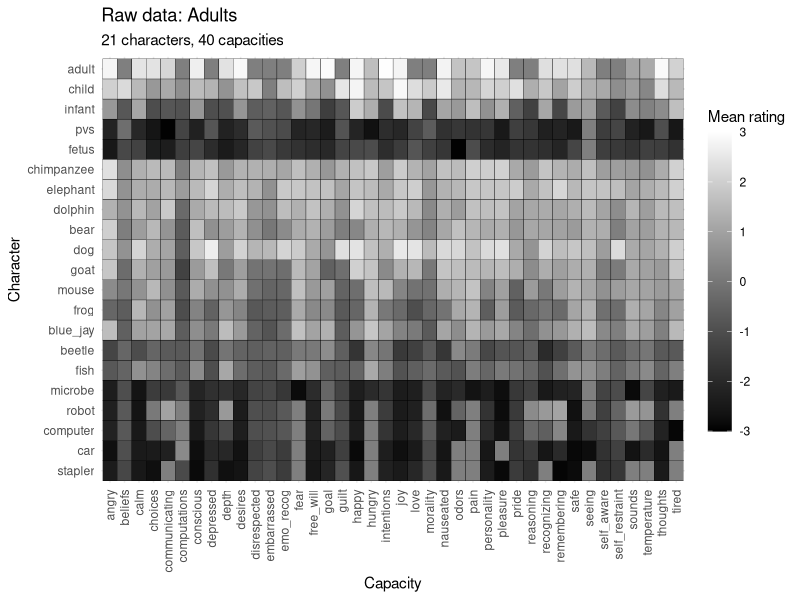
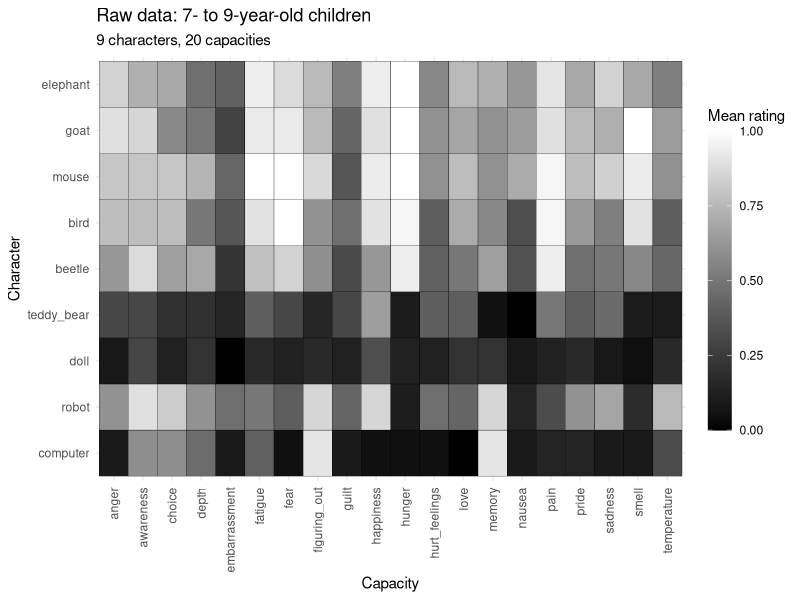
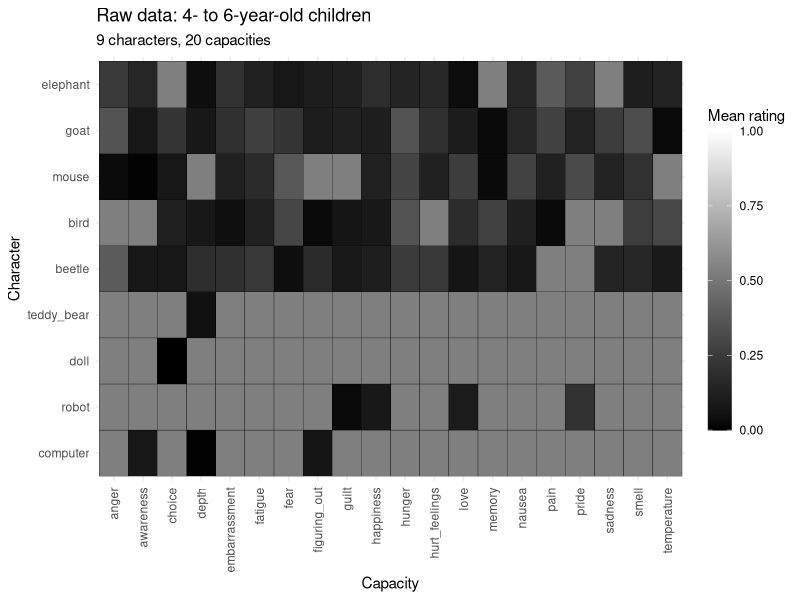
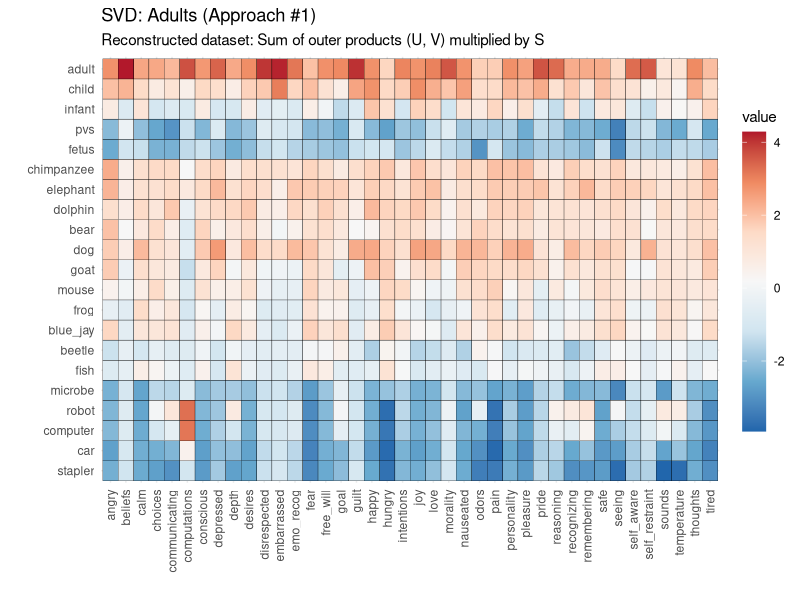
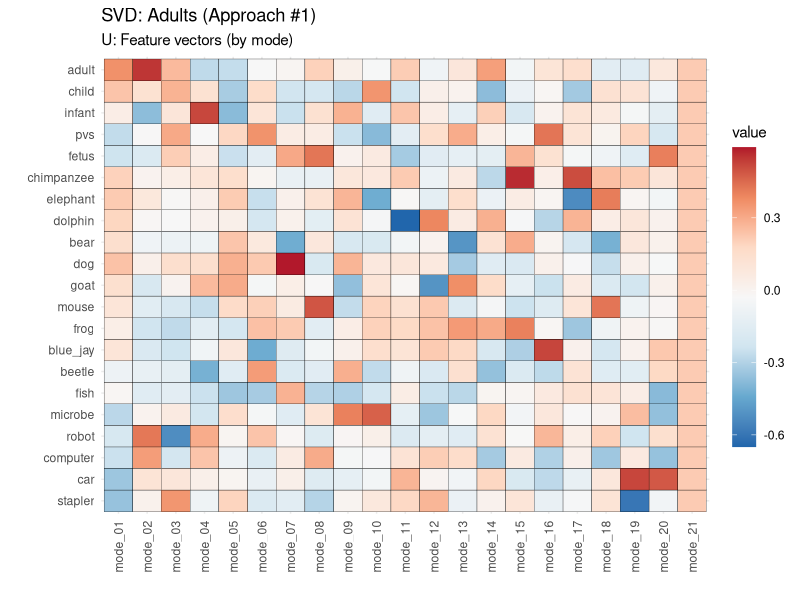
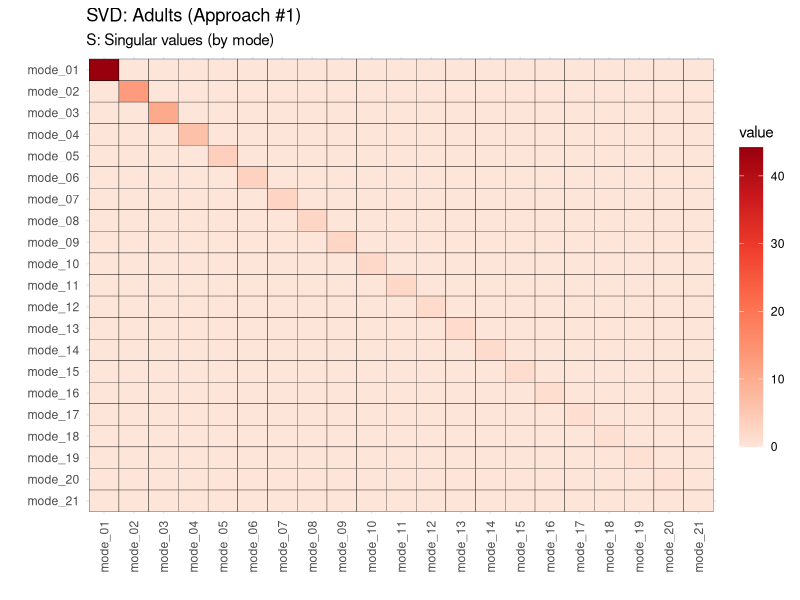
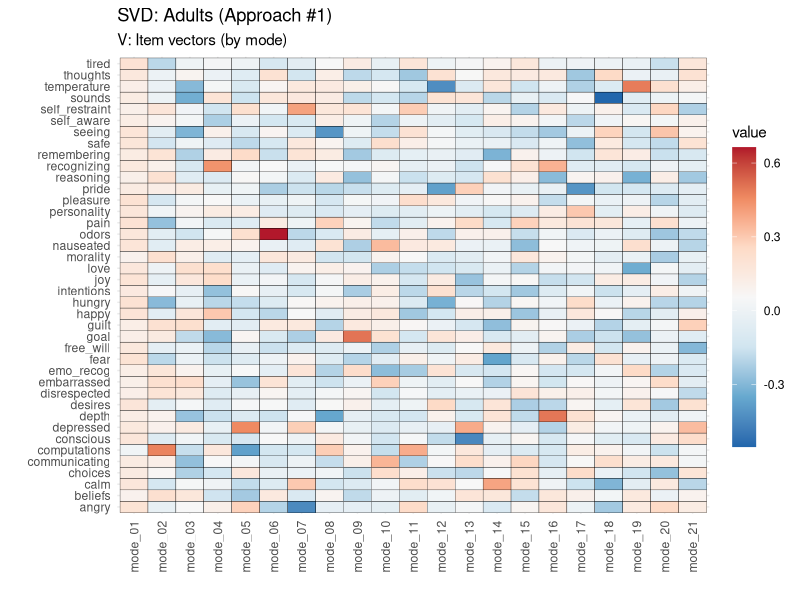
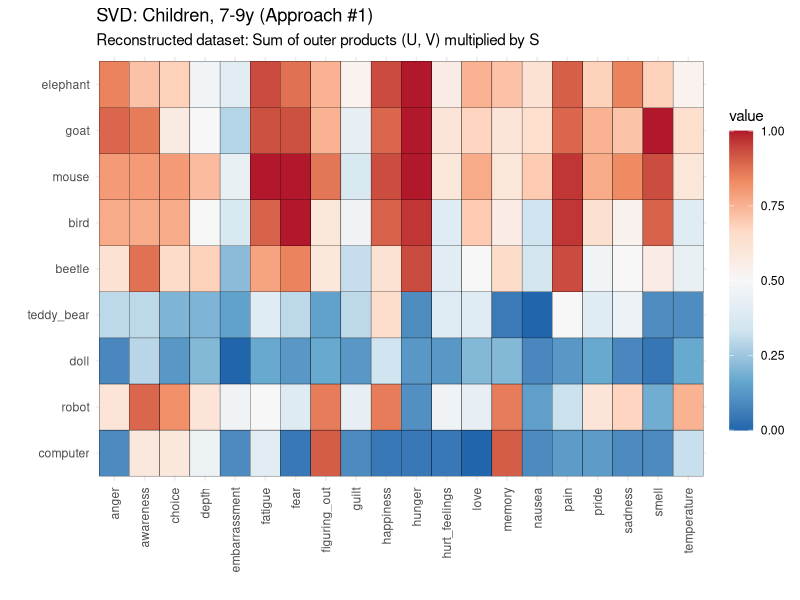

Reproduce these figures in R, in order.
## ---- chunk 1
knitr::opts_chunk$set(echo = FALSE, message = FALSE)
## ---- chunk 2
library(tidyverse)
library(rms)
## ---- chunk 3
setwd("/Users/kweisman/Documents/Research (Stanford)/Projects/Dimkid_svd/dimkid_svd/")

# import data
d_ad <- read.csv("./data/means_adults.csv") %>% 
  mutate(X = ifelse(grepl("vegetative", X), "pvs", as.character(X)),
         X = factor(X,
                    levels = c("stapler", "car", "computer", "robot", "microbe",
                               "fish", "beetle", "blue_jay", "frog", "mouse",
                               "goat", "dog", "bear", "dolphin", "elephant",
                               "chimpanzee", "fetus", "pvs", "infant", "child",
                               "adult"))) %>%
                    # levels = c("adult", "child", "infant", "pvs", "fetus",
                    #            "chimpanzee", "elephant", "dolphin", "bear",
                    #            "dog", "goat", "mouse", "frog", "blue_jay",
                    #            "beetle", "fish", "microbe", "robot", "computer",
                    #            "car", "stapler"))) %>%
  rename(character = X) %>%
  arrange(character)

d_79 <- read.csv("./data/means_79y.csv") %>% 
  mutate(X = factor(X,
                    levels = c("computer", "robot", "doll", "teddy_bear",
                               "beetle", "bird", "mouse", "goat", 
                               "elephant"))) %>%
                    # levels = c("elephant", "goat", "mouse", "bird", "beetle",
                    #            "teddy_bear", "doll", "robot", "computer"))) %>%
  rename(character = X) %>%
  arrange(character)

d_46 <- read.csv("./data/means_46y.csv") %>%
  mutate(X = factor(X,
                    levels = c("computer", "robot", "doll", "teddy_bear",
                               "beetle", "bird", "mouse", "goat", 
                               "elephant"))) %>%
                    # levels = c("elephant", "goat", "mouse", "bird", "beetle",
                    #            "teddy_bear", "doll", "robot", "computer"))) %>%
  rename(character = X) %>%
  arrange(character)
## ---- chunk 4
# set item and property names
capacity_names_ad <- names(d_ad[-1])
character_names_ad <- levels(d_ad$character)

capacity_names_ch <- names(d_79[-1])
character_names_ch <- levels(d_79$character)
## ---- chunk 5
plot_U_fun <- function(svd,
                       age_group = c("adults", "children"),
                       transpose = c(FALSE, TRUE),
                       multiply = c(FALSE, TRUE)){

  if(transpose == FALSE) {
    if(age_group == "adults"){y_names <- character_names_ad}
    if(age_group == "children"){y_names <- character_names_ch}
  } else if(transpose == TRUE) {
    if(age_group == "adults"){y_names <- capacity_names_ad}
    if(age_group == "children"){y_names <- capacity_names_ch}
  }  
  
  S <- svd$d

  U <- svd$u %>% 
    data.frame() %>%
    rownames_to_column("property") %>%
    mutate(property = as.numeric(property),
           property = factor(property, labels = y_names)) %>%
    gather(mode, value, -property) %>%
    mutate(mode = as.numeric(as.character(gsub("X", "", mode))),
           mode = ifelse(mode < 10, paste0("mode_0", as.character(mode)), 
                         paste0("mode_", as.character(mode)))) 
  
  if(multiply){
      UxS <- U %>%
        mutate(S = factor(mode, labels = S),
               S = as.numeric(as.character(S)),
               value = value * S)
  }
  
  plot <- ggplot(U, aes(x = mode, y = property, fill = value)) +
    geom_tile(color = "black") +
    # geom_text(aes(label = format(round(value, 2), nsmall = 2)), size = 3) +
    scale_fill_distiller(palette = "RdBu", direction = -1,
                         guide = guide_colorbar(barheight = 15)) +
    theme_minimal() +
    theme(axis.text.x = element_text(angle = 90, hjust = 1, vjust = 0.5))
  
  return(plot)
}

plot_S_fun <- function(svd){
  
  S <- diag(x = svd$d, nrow = length(svd$d), ncol = length(svd$d)) %>%
    data.frame() %>%
    rownames_to_column("modeA") %>%
    gather(modeB, value, -modeA) %>%
    mutate(modeA = ifelse(as.numeric(modeA) < 10, 
                          paste0("mode_0", as.character(modeA)), 
                          paste0("mode_", as.character(modeA))),
           modeB = gsub("X", "", modeB),
           modeB = ifelse(as.numeric(modeB) < 10,
                          paste0("mode_0", as.character(modeB)),
                          paste0("mode_", as.character(modeB))))
  
  plot <- ggplot(S, aes(x = modeA, 
                        y = reorder(modeB, desc(modeB)), 
                        fill = value)) +
    geom_tile(color = "black") +
    # geom_text(aes(label = format(round(value, 2), nsmall = 2)), size = 3) +
    scale_fill_distiller(palette = "Reds", direction = 1,
                         guide = guide_colorbar(barheight = 15)) +
    theme_minimal() +
    theme(axis.text.x = element_text(angle = 90, hjust = 1, vjust = 0.5))
  
  return(plot)
}

plot_V_fun <- function(svd,
                       age_group = c("adults", "children"),
                       transpose = c(FALSE, TRUE),
                       multiply = c(FALSE, TRUE)){

  if(transpose == FALSE) {
    if(age_group == "adults"){y_names <- capacity_names_ad}
    if(age_group == "children"){y_names <- capacity_names_ch}
  } else if(transpose == TRUE) {
    if(age_group == "adults"){y_names <- character_names_ad}
    if(age_group == "children"){y_names <- character_names_ch}
  }
  
  S <- svd$d

  V <- svd$v %>% 
    data.frame() %>%
    rownames_to_column("item") %>%
    mutate(item = as.numeric(item),
           item = factor(item, labels = y_names)) %>%
    gather(mode, value, -item) %>%
    mutate(mode = as.numeric(as.character(gsub("X", "", mode))),
           mode = ifelse(mode < 10, paste0("mode_0", as.character(mode)), 
                         paste0("mode_", as.character(mode)))) 
  
  if(multiply){
      VxS <- V %>%
        mutate(S = factor(mode, labels = S),
               S = as.numeric(as.character(S)),
               value = value * S)
  }
  
  plot <- ggplot(V, aes(x = mode, y = item, fill = value)) +
    geom_tile(color = "black") +
    # geom_text(aes(label = format(round(value, 2), nsmall = 2)), size = 3) +
    scale_fill_distiller(palette = "RdBu", direction = -1,
                         guide = guide_colorbar(barheight = 15)) +
    theme_minimal() +
    theme(axis.text.x = element_text(angle = 90, hjust = 1, vjust = 0.5))
  
  return(plot)
}

plot_reconstruct_fun <- function(svd, 
                       age_group = c("adults", "children"),
                       transpose = c(FALSE, TRUE)){

  if(transpose == FALSE) {
    if(age_group == "adults"){
      x_names <- capacity_names_ad
      y_names <- character_names_ad
    }
    if(age_group == "children"){
      x_names <- capacity_names_ch
      y_names <- character_names_ch
    }
  } else if(transpose == TRUE) {
    if(age_group == "adults"){
      x_names <- character_names_ad
      y_names <- capacity_names_ad
    }
    if(age_group == "children"){
      x_names <- character_names_ch
      y_names <- capacity_names_ch
    }
  }
  
  # calculate outer products, multiply by singular value
  OP <- list()
  for(i in 1:length(svd$d)){
    OP[[i]] <- outer(svd$u[,i], svd$v[,i]) * svd$d[i]
  }
  
  # add together
  OP_sum <- Reduce("+", OP) %>%
    data.frame() %>%
    rownames_to_column("character") %>%
    mutate(character = factor(as.numeric(character), 
                              labels = y_names)) %>%
    gather(capacity, value, -character) %>%
    mutate(capacity = gsub("X", "", capacity),
           capacity = factor(as.numeric(capacity),
                             labels = x_names))
  
  
  plot <- ggplot(OP_sum, aes(x = capacity, y = character, fill = value)) +
    geom_tile(color = "black") +
    # geom_text(aes(label = format(round(value, 2), nsmall = 2)), size = 3) +
    scale_fill_distiller(palette = "RdBu", direction = -1,
                         guide = guide_colorbar(barheight = 15)) +
    theme_minimal() +
    theme(axis.text.x = element_text(angle = 90, hjust = 1, vjust = 0.5))
  
  return(plot)
}
## ---- chunk 6
d_ad %>%
  gather(capacity, mean_rating, -character) %>%
  ggplot(aes(x = capacity, y = character, fill = mean_rating)) +
  geom_tile(color = "black") +
  scale_fill_gradient(low = "black", high = "white", limits = c(-3, 3),
                      guide = guide_colorbar(barheight = 15)) +
  theme_minimal() +
  theme(axis.text.x = element_text(angle = 90, hjust = 1, vjust = 0.5)) +
  labs(title = "Raw data: Adults",
       subtitle = "21 characters, 40 capacities",
       x = "Capacity",
       y = "Character",
       fill = "Mean rating")
## ---- chunk 7
d_79 %>%
  gather(capacity, mean_rating, -character) %>%
  ggplot(aes(x = capacity, y = character, fill = mean_rating)) +
  geom_tile(color = "black") +
  scale_fill_gradient(low = "black", high = "white", limits = c(0, 1),
                      guide = guide_colorbar(barheight = 15)) +
  theme_minimal() +
  theme(axis.text.x = element_text(angle = 90, hjust = 1, vjust = 0.5)) +
  labs(title = "Raw data: 7- to 9-year-old children",
       subtitle = "9 characters, 20 capacities",
       x = "Capacity",
       y = "Character",
       fill = "Mean rating")
## ---- chunk 8
d_46 %>%
  gather(capacity, mean_rating, -character) %>%
  ggplot(aes(x = capacity, y = character, fill = mean_rating)) +
  geom_tile(color = "black") +
  scale_fill_gradient(low = "black", high = "white", limits = c(0, 1),
                      guide = guide_colorbar(barheight = 15)) +
  theme_minimal() +
  theme(axis.text.x = element_text(angle = 90, hjust = 1, vjust = 0.5)) +
  labs(title = "Raw data: 4- to 6-year-old children",
       subtitle = "9 characters, 20 capacities",
       x = "Capacity",
       y = "Character",
       fill = "Mean rating")
## ---- chunk 9
svd1_ad <- svd(d_ad %>% column_to_rownames("character"), 
               nrow(d_ad), nrow(d_ad))
## ---- chunk 10
plot_reconstruct_fun(svd1_ad, transpose = FALSE, "adults") +
  labs(title = "SVD: Adults (Approach #1)",
       subtitle = "Reconstructed dataset: Sum of outer products (U, V) multiplied by S",
       x = "", y = "")
## ---- chunk 11
plot_U_fun(svd1_ad, "adults", transpose = FALSE, multiply = FALSE) +
  labs(title = "SVD: Adults (Approach #1)",
       subtitle = "U: Feature vectors (by mode)",
       # subtitle = "U x S: Feature vectors multiplied by singular value (by mode)",
       x = "", y = "")
## ---- chunk 12
plot_S_fun(svd1_ad) +
  labs(title = "SVD: Adults (Approach #1)",
       subtitle = "S: Singular values (by mode)",
       x = "", y = "")
## ---- chunk 13
plot_V_fun(svd1_ad, "adults", transpose = FALSE, multiply = FALSE) +
  labs(title = "SVD: Adults (Approach #1)",
       subtitle = "V: Item vectors (by mode)",
       # subtitle = "V x S: Item vectors multiplied by singular value (by mode)",
       x = "", y = "")
## ---- chunk 14
svd1_79 <- svd(d_79 %>% column_to_rownames("character"), 
               nrow(d_79), nrow(d_79))
## ---- chunk 15
plot_reconstruct_fun(svd1_79, transpose = FALSE, "children") +
  labs(title = "SVD: Children, 7-9y (Approach #1)",
       subtitle = "Reconstructed dataset: Sum of outer products (U, V) multiplied by S",
       x = "", y = "")
## ---- chunk 16
plot_U_fun(svd1_79, "children", transpose = FALSE, multiply = FALSE) +
  labs(title = "SVD: Children, 7-9y (Approach #1)",
       subtitle = "U: Feature vectors (by mode)",
       # subtitle = "U x S: Feature vectors multiplied by singular value (by mode)",
       x = "", y = "")
## ---- chunk 17
plot_S_fun(svd1_79) +
  labs(title = "SVD: Children, 7-9y (Approach #1)",
       subtitle = "S: Singular values (by mode)",
       x = "", y = "")
## ---- chunk 18
plot_V_fun(svd1_79, "children", transpose = FALSE, multiply = FALSE) +
  labs(title = "SVD: Children, 7-9y (Approach #1)",
       subtitle = "V: Item vectors (by mode)",
       # subtitle = "V x S: Item vectors multiplied by singular value (by mode)",
       x = "", y = "")
## ---- chunk 19
svd1_46 <- svd(d_46 %>% column_to_rownames("character"), 
               nrow(d_46), nrow(d_46))
## ---- chunk 20
plot_reconstruct_fun(svd1_46, transpose = FALSE, "children") +
  labs(title = "SVD: Children, 4-6y (Approach #1)",
       subtitle = "Reconstructed dataset: Sum of outer products (U, V) multiplied by S",
       x = "", y = "")
## ---- chunk 21
plot_U_fun(svd1_46, "children", transpose = FALSE, multiply = FALSE) +
  labs(title = "SVD: Children, 4-6y (Approach #1)",
       subtitle = "U: Feature vectors (by mode)",
       # subtitle = "U x S: Feature vectors multiplied by singular value (by mode)",
       x = "", y = "")
## ---- chunk 22
plot_S_fun(svd1_46) +
  labs(title = "SVD: Children, 4-6y (Approach #1)",
       subtitle = "S: Singular values (by mode)",
       x = "", y = "")
## ---- chunk 23
plot_V_fun(svd1_46, "children", transpose = FALSE, multiply = FALSE) +
  labs(title = "SVD: Children, 4-6y (Approach #1)",
       subtitle = "V: Item vectors (by mode)",
       # subtitle = "V x S: Item vectors multiplied by singular value (by mode)",
       x = "", y = "")
## ---- chunk 24
d_ad %>%
  gather(capacity, mean_rating, -character) %>%
  ggplot(aes(y = capacity, x = character, fill = mean_rating)) +
  geom_tile(color = "black") +
  scale_fill_gradient(low = "black", high = "white", limits = c(-3, 3),
                      guide = guide_colorbar(barheight = 15)) +
  theme_minimal() +
  theme(axis.text.x = element_text(angle = 90, hjust = 1, vjust = 0.5)) +
  labs(title = "Raw data: Adults",
       subtitle = "21 characters, 40 capacities",
       y = "Capacity",
       x = "Character",
       fill = "Mean rating")
## ---- chunk 25
d_79 %>%
  gather(capacity, mean_rating, -character) %>%
  ggplot(aes(y = capacity, x = character, fill = mean_rating)) +
  geom_tile(color = "black") +
  scale_fill_gradient(low = "black", high = "white", limits = c(0, 1),
                      guide = guide_colorbar(barheight = 15)) +
  theme_minimal() +
  theme(axis.text.x = element_text(angle = 90, hjust = 1, vjust = 0.5)) +
  labs(title = "Raw data: 7- to 9-year-old children",
       subtitle = "9 characters, 20 capacities",
       y = "Capacity",
       x = "Character",
       fill = "Mean rating")
## ---- chunk 26
d_46 %>%
  gather(capacity, mean_rating, -character) %>%
  ggplot(aes(y = capacity, x = character, fill = mean_rating)) +
  geom_tile(color = "black") +
  scale_fill_gradient(low = "black", high = "white", limits = c(0, 1),
                      guide = guide_colorbar(barheight = 15)) +
  theme_minimal() +
  theme(axis.text.x = element_text(angle = 90, hjust = 1, vjust = 0.5)) +
  labs(title = "Raw data: 4- to 6-year-old children",
       subtitle = "9 characters, 20 capacities",
       y = "Capacity",
       x = "Character",
       fill = "Mean rating")
## ---- chunk 27
svd2_ad <- svd(d_ad %>% column_to_rownames("character") %>% t(), 
               nrow(d_ad), nrow(d_ad))
## ---- chunk 28
plot_reconstruct_fun(svd2_ad, "adults", TRUE) +
  labs(title = "SVD: Adults (Approach #2)",
       subtitle = "Reconstructed dataset: Sum of outer products (U, V) multiplied by S",
       x = "", y = "")
## ---- chunk 29
plot_U_fun(svd2_ad, "adults", transpose = TRUE, multiply = FALSE) +
  labs(title = "SVD: Adults (Approach #2)",
       subtitle = "U: Feature vectors (by mode)",
       # subtitle = "U x S: Feature vectors multiplied by singular value (by mode)",
       x = "", y = "")
## ---- chunk 30
plot_S_fun(svd2_ad) +
  labs(title = "SVD: Adults (Approach #2)",
       subtitle = "S: Singular values (by mode)",
       x = "", y = "")
## ---- chunk 31
plot_V_fun(svd2_ad, "adults", transpose = TRUE, multiply = FALSE) +
  labs(title = "SVD: Adults (Approach #2)",
       subtitle = "V: Item vectors (by mode)",
       # subtitle = "V x S: Item vectors multiplied by singular value (by mode)",
       x = "", y = "")
## ---- chunk 32
svd2_79 <- svd(d_79 %>% column_to_rownames("character") %>% t(), 
               nrow(d_79), nrow(d_79))
## ---- chunk 33
plot_reconstruct_fun(svd2_79, "children", TRUE) +
  labs(title = "SVD: Children, 7-9y (Approach #2)",
       subtitle = "Reconstructed dataset: Sum of outer products (U, V) multiplied by S",
       x = "", y = "")
## ---- chunk 34
plot_U_fun(svd2_79, "children", transpose = TRUE, multiply = FALSE) +
  labs(title = "SVD: Children, 7-9y (Approach #2)",
       subtitle = "U: Feature vectors (by mode)",
       # subtitle = "U x S: Feature vectors multiplied by singular value (by mode)",
       x = "", y = "")
## ---- chunk 35
plot_S_fun(svd2_79) +
  labs(title = "SVD: Children, 7-9y (Approach #2)",
       subtitle = "S: Singular values (by mode)",
       x = "", y = "")
## ---- chunk 36
plot_V_fun(svd2_79, "children", transpose = TRUE, multiply = FALSE) +
  labs(title = "SVD: Children, 7-9y (Approach #2)",
       subtitle = "V: Item vectors (by mode)",
       # subtitle = "V x S: Item vectors multiplied by singular value (by mode)",
       x = "", y = "")
## ---- chunk 37
svd2_46 <- svd(d_46 %>% column_to_rownames("character") %>% t(), 
               nrow(d_46), nrow(d_46))
## ---- chunk 38
plot_reconstruct_fun(svd2_46, "children", TRUE) +
  labs(title = "SVD: Children, 4-6y (Approach #2)",
       subtitle = "Reconstructed dataset: Sum of outer products (U, V) multiplied by S",
       x = "", y = "")
## ---- chunk 39
plot_U_fun(svd2_46, "children", transpose = TRUE, multiply = FALSE) +
  labs(title = "SVD: Children, 4-6y (Approach #2)",
       subtitle = "U: Feature vectors (by mode)",
       # subtitle = "U x S: Feature vectors multiplied by singular value (by mode)",
       x = "", y = "")
## ---- chunk 40
plot_S_fun(svd2_46) +
  labs(title = "SVD: Children, 4-6y (Approach #2)",
       subtitle = "S: Singular values (by mode)",
       x = "", y = "")
## ---- chunk 41
plot_V_fun(svd2_46, "children", transpose = TRUE, multiply = FALSE) +
  labs(title = "SVD: Children, 4-6y (Approach #2)",
       subtitle = "V: Item vectors (by mode)",
       # subtitle = "V x S: Item vectors multiplied by singular value (by mode)",
       x = "", y = "")
